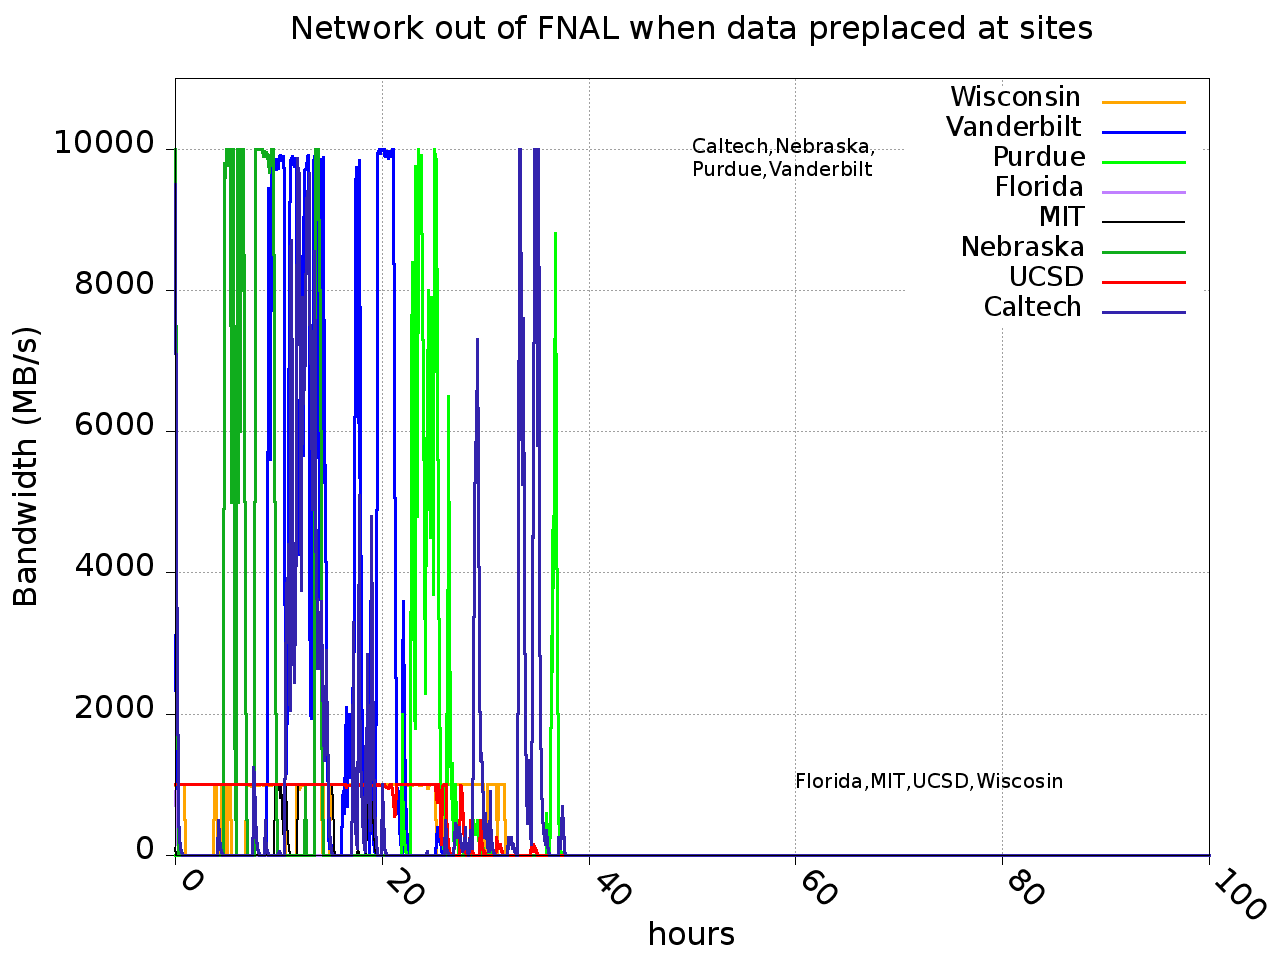

Reproduce this figure in gnuplot.
set terminal png notransparent medium nocrop enhanced size 1280,960 font arial 24
set output 'todayData2.png'
set lmargin 25
set rmargin 10
set tmargin 6
set bmargin 8
set title "Network out of FNAL when data preplaced at sites"
set title font "*,24"
set xlabel "hours"
set xlabel font "*,24"
set xlabel offset 0,-3.
set ylabel "Bandwidth (MB/s)"
set ylabel font "*,24"
set ylabel offset -10.
#set origin -0.1,0
set xrange [0:100]
set yrange [0:11000]
#set xtics out border nomirror rotate by -45 offset character 0,-0.2,0
set xtics out border nomirror rotate by -45 offset character -0.2,0,0
set xtics font "*,24"
set ytics font "*,24"
set grid
set ytics out border nomirror
#set key at 40.,40000.
set key font "*,20"
#set style fill solid 1.0
set style line 1 linetype 2 linecolor rgb "black"   linewidth 2.000 pointtype 3 pointsize 0.1
# green
set style line 2 linetype 2 linecolor rgb "#10ad1d"   linewidth 3.000 pointtype 3 pointsize 0.1
set style line 3 linetype 2 linecolor rgb "red"    linewidth 3.000 pointtype 3 pointsize 0.1
set style line 4 linetype 2 linecolor rgb "#3323ad"   linewidth 3.000 pointtype 3 pointsize 0.1
set style line 5 linetype 2 linecolor rgb "purple" linewidth 3.000 pointtype 3 pointsize 0.1
set style line 6 linetype 2 linecolor rgb "green" linewidth 3.000 pointtype 3 pointsize 0.1
set style line 7 linetype 2 linecolor rgb "blue" linewidth 3.000 pointtype 3 pointsize 0.1
set style line 8 linetype 2 linecolor rgb "orange" linewidth 3.000 pointtype 3 pointsize 0.1
set style fill solid
set label 1 at 60,1000 "Florida,MIT,UCSD,Wiscosin" font "*,15"
set label 2 at 50,10000 "Caltech,Nebraska,\nPurdue,Vanderbilt" font "*,15"
plot \
'todayData.txt' using 1:18 with linespoints ls 8 title 'Wisconsin', \
'todayData.txt' using 1:17 with linespoints ls 7 title 'Vanderbilt', \
'todayData.txt' using 1:16 with linespoints ls 6 title 'Purdue', \
'todayData.txt' using 1:15 with linespoints ls 5 title 'Florida', \
'todayData.txt' using 1:14 with linespoints ls 1 title 'MIT', \
'todayData.txt' using 1:13 with linespoints ls 2 title 'Nebraska', \
'todayData.txt' using 1:12 with linespoints ls 3 title 'UCSD', \
'todayData.txt' using 1:11 with linespoints ls 4 title 'Caltech'
